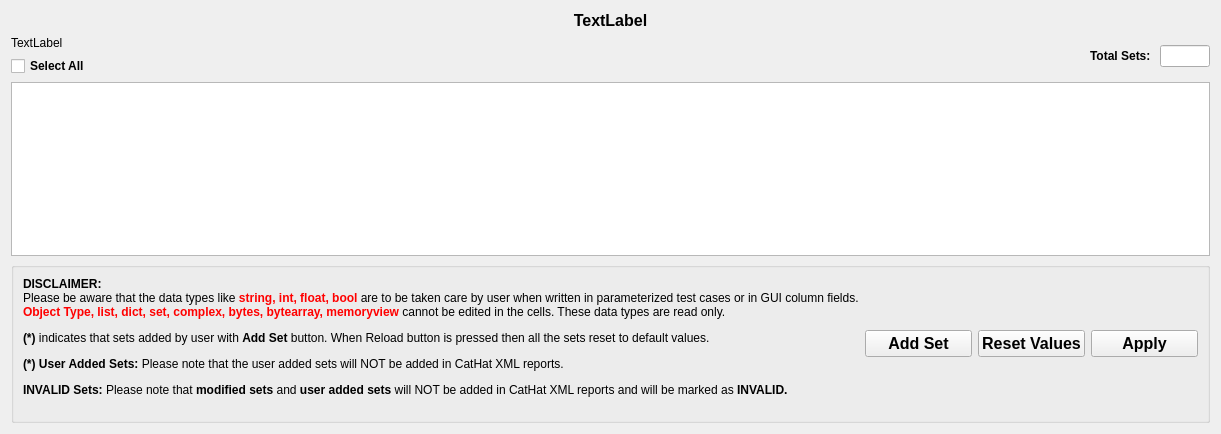
<?xml version="1.0" encoding="UTF-8"?>
<ui version="4.0">
 <class>testcase_parameterized_widget</class>
 <widget class="QDialog" name="testcase_parameterized_widget">
  <property name="geometry">
   <rect>
    <x>0</x>
    <y>0</y>
    <width>1221</width>
    <height>434</height>
   </rect>
  </property>
  <property name="windowTitle">
   <string>Test Case Parameters View</string>
  </property>
  <layout class="QGridLayout" name="gridLayout_5">
   <item row="0" column="0">
    <widget class="QLabel" name="lbl_tc_name">
     <property name="sizePolicy">
      <sizepolicy hsizetype="Preferred" vsizetype="Fixed">
       <horstretch>0</horstretch>
       <verstretch>0</verstretch>
      </sizepolicy>
     </property>
     <property name="font">
      <font>
       <pointsize>12</pointsize>
       <weight>75</weight>
       <bold>true</bold>
      </font>
     </property>
     <property name="text">
      <string>TextLabel</string>
     </property>
     <property name="alignment">
      <set>Qt::AlignCenter</set>
     </property>
    </widget>
   </item>
   <item row="1" column="0">
    <layout class="QGridLayout" name="gridLayout_3">
     <item row="0" column="3">
      <widget class="QLineEdit" name="le_total_sets">
       <property name="sizePolicy">
        <sizepolicy hsizetype="Fixed" vsizetype="Fixed">
         <horstretch>0</horstretch>
         <verstretch>0</verstretch>
        </sizepolicy>
       </property>
       <property name="maximumSize">
        <size>
         <width>50</width>
         <height>16777215</height>
        </size>
       </property>
       <property name="readOnly">
        <bool>true</bool>
       </property>
      </widget>
     </item>
     <item row="0" column="2">
      <widget class="QLabel" name="label">
       <property name="font">
        <font>
         <weight>75</weight>
         <bold>true</bold>
        </font>
       </property>
       <property name="text">
        <string>Total Sets: </string>
       </property>
      </widget>
     </item>
     <item row="0" column="0">
      <layout class="QGridLayout" name="gridLayout_2">
       <item row="0" column="0">
        <widget class="QLabel" name="lbl_info">
         <property name="text">
          <string>TextLabel</string>
         </property>
        </widget>
       </item>
       <item row="1" column="0">
        <widget class="QCheckBox" name="cb_select_all">
         <property name="font">
          <font>
           <weight>75</weight>
           <bold>true</bold>
          </font>
         </property>
         <property name="text">
          <string>Select All</string>
         </property>
        </widget>
       </item>
      </layout>
     </item>
     <item row="0" column="1">
      <spacer name="horizontalSpacer_2">
       <property name="orientation">
        <enum>Qt::Horizontal</enum>
       </property>
       <property name="sizeHint" stdset="0">
        <size>
         <width>40</width>
         <height>20</height>
        </size>
       </property>
      </spacer>
     </item>
    </layout>
   </item>
   <item row="2" column="0">
    <layout class="QGridLayout" name="gridLayout_4">
     <item row="0" column="0">
      <widget class="QTableWidget" name="table_widget_parameter_view">
       <property name="sizePolicy">
        <sizepolicy hsizetype="Preferred" vsizetype="Preferred">
         <horstretch>0</horstretch>
         <verstretch>0</verstretch>
        </sizepolicy>
       </property>
       <property name="mouseTracking">
        <bool>true</bool>
       </property>
       <property name="tabletTracking">
        <bool>true</bool>
       </property>
       <property name="sizeAdjustPolicy">
        <enum>QAbstractScrollArea::AdjustToContents</enum>
       </property>
       <property name="selectionMode">
        <enum>QAbstractItemView::ExtendedSelection</enum>
       </property>
       <property name="selectionBehavior">
        <enum>QAbstractItemView::SelectRows</enum>
       </property>
       <attribute name="horizontalHeaderCascadingSectionResizes">
        <bool>true</bool>
       </attribute>
       <attribute name="horizontalHeaderStretchLastSection">
        <bool>false</bool>
       </attribute>
       <attribute name="verticalHeaderVisible">
        <bool>false</bool>
       </attribute>
      </widget>
     </item>
     <item row="1" column="0">
      <widget class="QGroupBox" name="groupBox">
       <property name="sizePolicy">
        <sizepolicy hsizetype="Preferred" vsizetype="Fixed">
         <horstretch>0</horstretch>
         <verstretch>0</verstretch>
        </sizepolicy>
       </property>
       <property name="title">
        <string/>
       </property>
       <layout class="QGridLayout" name="gridLayout">
        <item row="0" column="1">
         <widget class="QPushButton" name="pb_addrow">
          <property name="font">
           <font>
            <pointsize>12</pointsize>
            <weight>75</weight>
            <bold>true</bold>
           </font>
          </property>
          <property name="focusPolicy">
           <enum>Qt::NoFocus</enum>
          </property>
          <property name="text">
           <string>Add Set</string>
          </property>
         </widget>
        </item>
        <item row="0" column="3">
         <widget class="QPushButton" name="apply_pb">
          <property name="font">
           <font>
            <pointsize>12</pointsize>
            <weight>75</weight>
            <bold>true</bold>
           </font>
          </property>
          <property name="focusPolicy">
           <enum>Qt::NoFocus</enum>
          </property>
          <property name="text">
           <string>Apply</string>
          </property>
         </widget>
        </item>
        <item row="0" column="2">
         <widget class="QPushButton" name="reset_pb">
          <property name="font">
           <font>
            <pointsize>12</pointsize>
            <weight>75</weight>
            <bold>true</bold>
           </font>
          </property>
          <property name="focusPolicy">
           <enum>Qt::NoFocus</enum>
          </property>
          <property name="text">
           <string>Reset Values</string>
          </property>
         </widget>
        </item>
        <item row="0" column="0">
         <widget class="QLabel" name="lbl_disclaimer">
          <property name="sizePolicy">
           <sizepolicy hsizetype="Fixed" vsizetype="Preferred">
            <horstretch>0</horstretch>
            <verstretch>0</verstretch>
           </sizepolicy>
          </property>
          <property name="minimumSize">
           <size>
            <width>800</width>
            <height>100</height>
           </size>
          </property>
          <property name="text">
           <string>&lt;html&gt;&lt;head/&gt;&lt;body&gt;&lt;p&gt;&lt;span style=&quot; font-weight:600;&quot;&gt;DISCLAIMER:&lt;/span&gt;&lt;br/&gt;Please be aware that the data types like&lt;span style=&quot; font-weight:600; color:#ff0000;&quot;&gt; string, int, float, bool &lt;/span&gt;are to be taken care by user when written in parameterized test cases or in GUI column fields.&lt;br/&gt;&lt;span style=&quot; font-weight:600; color:#ff0000;&quot;&gt;Object Type, list, dict, set, complex, bytes, bytearray, memoryview&lt;/span&gt; cannot be edited in the cells. These data types are read only.&lt;/p&gt;&lt;p&gt;&lt;span style=&quot; font-weight:600;&quot;&gt;(*)&lt;/span&gt; indicates that sets added by user with &lt;span style=&quot; font-weight:600;&quot;&gt;Add Set&lt;/span&gt; button. When Reload button is pressed then all the sets reset to default values.&lt;/p&gt;&lt;p&gt;&lt;span style=&quot; font-weight:600;&quot;&gt;(*) User Added Sets: &lt;/span&gt;Please note that the user added sets will NOT be added in CatHat XML reports.&lt;/p&gt;&lt;p&gt;&lt;span style=&quot; font-weight:600;&quot;&gt;INVALID Sets: &lt;/span&gt;Please note that &lt;span style=&quot; font-weight:600;&quot;&gt;modified sets&lt;/span&gt; and &lt;span style=&quot; font-weight:600;&quot;&gt;user added sets&lt;/span&gt; will NOT be added in CatHat XML reports and will be marked as &lt;span style=&quot; font-weight:600;&quot;&gt;INVALID.&lt;/span&gt;&lt;br/&gt;&lt;/p&gt;&lt;/body&gt;&lt;/html&gt;</string>
          </property>
         </widget>
        </item>
       </layout>
      </widget>
     </item>
    </layout>
   </item>
  </layout>
 </widget>
 <tabstops>
  <tabstop>table_widget_parameter_view</tabstop>
  <tabstop>cb_select_all</tabstop>
  <tabstop>le_total_sets</tabstop>
  <tabstop>apply_pb</tabstop>
 </tabstops>
 <resources/>
 <connections/>
</ui>
